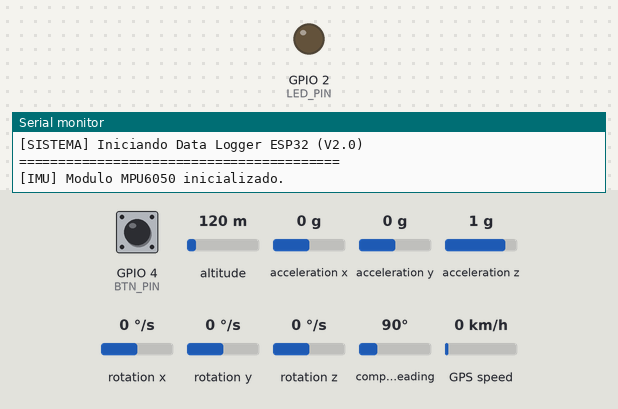
Bench run of a sketch on a simulated ESP32. On the bench: output pins drawn as LEDs (lit = HIGH), the last lines printed to the serial monitor. Wiring (inferred from the names in the program): MPU-6050 motion sensor at I2C address 0x68. Dashed ring = blinking. The test bench sets the inputs (shaded band); at power-on: acceleration z 1 g, GPIO 4 (BTN_PIN) LOW, altitude 120 m, acceleration x 0 g, acceleration y 0 g, rotation x 0 °/s, rotation y 0 °/s, rotation z 0 °/s, compass heading 90°, GPS speed 0 km/h. WiFi joins after 1.5 s; servers stay silent unless stated; the GPS gets a fix after 3 s at 37.7749, -122.4194 with 8 satellites.

Above: at 1.7 s.
1.8 s: acceleration z set to 0 g
At 5.65 s:
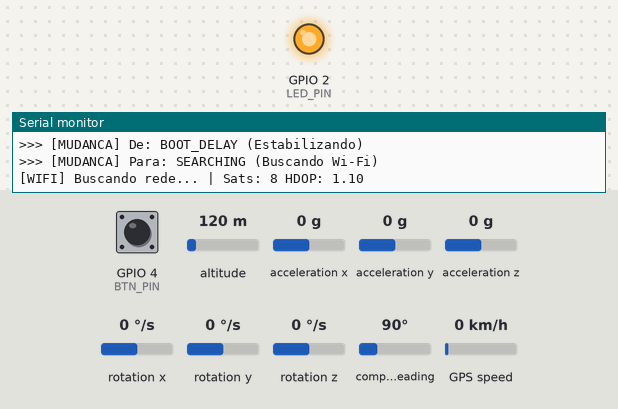
5.9 s: GPIO 4 (BTN_PIN) pulled HIGH for 3.2 s
10.6 s: GPIO 4 (BTN_PIN) driven HIGH
At 12.8 s:
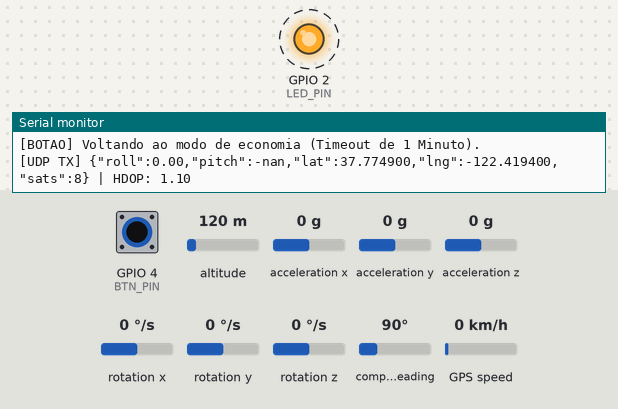
Timing chart, 0 to 20.5 s (numbered marks = the images above; inputs shaded):
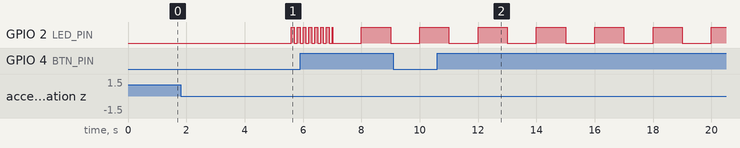

The sketch:

sketch_may14a.ino
```cpp
#include <WiFi.h>
#include <WiFiUdp.h>
#include <Wire.h>
#include <TinyGPS++.h>

// ==========================================
// CONFIGURAÇÕES DE PINOS (ESP32)
// ==========================================
#define GPS_RX_PIN 16
#define BTN_PIN    4
#define LED_PIN    2

// ==========================================
// REDE E SERVIDORES
// ==========================================
const char* ssid = "iotgps";
const char* password = "iot12345";
const char* serverIP = "192.168.137.1";
const int udpPort = 8080;
const int tcpPort = 8081;

WiFiUDP udp;
WiFiClient tcpClient;

// ==========================================
// MÁQUINA DE ESTADOS E CONTROLE
// ==========================================
enum SystemState { BOOT_DELAY, SEARCHING, OFFLINE, SENDING_HISTORY, ONLINE };
SystemState currentState = BOOT_DELAY;
SystemState lastState = BOOT_DELAY;

bool hasEverConnected = false;
bool forceInfiniteSearch = false;

uint32_t bootTimer = 0;
uint32_t searchTimer = 0;
uint32_t offlineSaveTimer = 0;
uint32_t onlineSendTimer = 0;
uint32_t serialPrintTimer = 0;
uint32_t tcpRetryTimer = 0; // Novo timer para re-tentar enviar o histórico

uint32_t btnPressStartTime = 0;
bool btnIsPressed = false;

// ==========================================
// BANCO DE DADOS NA MEMÓRIA RAM (BUFFER CIRCULAR)
// ==========================================
struct OfflineData {
  uint16_t year;
  uint8_t month;
  uint8_t day;
  uint8_t hour;
  uint8_t minute;
  uint8_t second;
  float lat;
  float lng;
  float roll;
  float pitch;
};

const int MAX_RECORDS = 1800; // 1 HORA exata gravando a cada 2s
OfflineData historyBuffer[MAX_RECORDS];
int bufferHead = 0;
int bufferCount = 0;

// ==========================================
// GPS E IMU
// ==========================================
TinyGPSPlus gps;
const int MPU = 0x68;
float accX, accY, accZ, gyroX, gyroY, gyroZ;
uint32_t timerIMU;

class SimpleKalman {
  public:
    float Q_angle = 0.001f, Q_bias = 0.003f, R_measure = 0.03f;
    float angle = 0.0f, bias = 0.0f;
    float P[2][2] = {{0.0f, 0.0f}, {0.0f, 0.0f}};

    float getAngle(float newAngle, float newRate, float dt) {
        float rate = newRate - bias; angle += dt * rate;
        P[0][0] += dt * (dt*P[1][1] - P[0][1] - P[1][0] + Q_angle);
        P[0][1] -= dt * P[1][1]; P[1][0] -= dt * P[1][1]; P[1][1] += Q_bias * dt;
        float S = P[0][0] + R_measure; float K[2] = {P[0][0] / S, P[1][0] / S};
        float y = newAngle - angle; angle += K[0] * y; bias += K[1] * y;
        float P00 = P[0][0], P01 = P[0][1];
        P[0][0] -= K[0] * P00; P[0][1] -= K[0] * P01;
        P[1][0] -= K[1] * P00; P[1][1] -= K[1] * P01;
        return angle;
    }
};
SimpleKalman kalmanRoll, kalmanPitch;
float kalAngleX, kalAngleY;

String getStateName(SystemState s) {
  switch(s) {
    case BOOT_DELAY: return "BOOT_DELAY (Estabilizando)";
    case SEARCHING: return "SEARCHING (Buscando Wi-Fi)";
    case OFFLINE: return "OFFLINE (Gravando na RAM a 2s)";
    case SENDING_HISTORY: return "SENDING_HISTORY (Despejando RAM via TCP)";
    case ONLINE: return "ONLINE (Enviando UDP a 5Hz)";
    default: return "DESCONHECIDO";
  }
}

// ==========================================
// FILTRO INTELIGENTE DE PRECISÃO (HDOP)
// ==========================================
bool isGpsAccurate() {
  if (!gps.location.isValid()) return false;
  if (gps.satellites.value() < 5) return false;
  if (gps.hdop.isValid() && gps.hdop.hdop() > 3.0) return false;
  return true;
}

// ==========================================
// SETUP
// ==========================================
void setup() {
  Serial.begin(115200);
  delay(500);
  Serial.println("\n\n=========================================");
  Serial.println("[SISTEMA] Iniciando Data Logger ESP32 (V2.0)");
  Serial.println("=========================================");

  Serial2.begin(9600, SERIAL_8N1, GPS_RX_PIN, -1);

  pinMode(LED_PIN, OUTPUT);
  digitalWrite(LED_PIN, LOW);
  pinMode(BTN_PIN, INPUT_PULLDOWN);

  Wire.begin();
  Wire.setTimeOut(150);
  Wire.beginTransmission(MPU); Wire.write(0x6B); Wire.write(0); Wire.endTransmission(true);
  Serial.println("[IMU] Modulo MPU6050 inicializado.");

  WiFi.mode(WIFI_STA);
  WiFi.disconnect();

  bootTimer = millis();
  timerIMU = micros();
}

// ==========================================
// LOOP PRINCIPAL
// ==========================================
void loop() {
  readGPS();
  readIMU();
  handleButton();
  updateLED();
  executeStateMachine();

  if (currentState != lastState) {
    Serial.println("\n>>> [MUDANCA] De: " + getStateName(lastState));
    Serial.println(">>> [MUDANCA] Para: " + getStateName(currentState) + "\n");
    lastState = currentState;
  }
}

void readGPS() {
  while (Serial2.available() > 0) {
    gps.encode(Serial2.read());
  }
}

void readIMU() {
  uint32_t dt_us = micros() - timerIMU;
  if (dt_us >= 10000) {
    timerIMU = micros();
    float dt = dt_us / 1000000.0;

    Wire.beginTransmission(MPU); Wire.write(0x3B);
    if(Wire.endTransmission(false) == 0) {
      Wire.requestFrom(MPU, 14, true);
      accX = (Wire.read() << 8 | Wire.read()) / 16384.0; accY = (Wire.read() << 8 | Wire.read()) / 16384.0; accZ = (Wire.read() << 8 | Wire.read()) / 16384.0;
      Wire.read(); Wire.read();
      gyroX = (Wire.read() << 8 | Wire.read()) / 131.0; gyroY = (Wire.read() << 8 | Wire.read()) / 131.0; gyroZ = (Wire.read() << 8 | Wire.read()) / 131.0;

      float roll  = atan2(accY, accZ) * RAD_TO_DEG;
      float pitch = atan(-accX / sqrt(accY * accY + accZ * accZ)) * RAD_TO_DEG;
      kalAngleX = kalmanRoll.getAngle(roll, gyroX, dt);
      kalAngleY = kalmanPitch.getAngle(pitch, gyroY, dt);
    }
  }
}

void handleButton() {
  bool isHigh = (digitalRead(BTN_PIN) == HIGH);
  if (isHigh && !btnIsPressed) {
    btnIsPressed = true;
    btnPressStartTime = millis();
  } else if (!isHigh && btnIsPressed) {
    btnIsPressed = false;
  }

  if (btnIsPressed && (millis() - btnPressStartTime >= 2000)) {
    forceInfiniteSearch = !forceInfiniteSearch;
    btnIsPressed = false;

    if (forceInfiniteSearch) {
      Serial.println("\n[BOTAO] Forcando conexao INFINITA.");
      if (currentState == OFFLINE) {
        currentState = SEARCHING;
        searchTimer = millis();
        WiFi.begin(ssid, password);
      }
    } else {
      Serial.println("\n[BOTAO] Voltando ao modo de economia (Timeout de 1 Minuto).");
    }
  }
}

void executeStateMachine() {
  switch (currentState) {

    case BOOT_DELAY:
      if (millis() - bootTimer >= 5000) {
        currentState = SEARCHING;
        searchTimer = millis();
        WiFi.begin(ssid, password);
      }
      break;

    case SEARCHING:
      if (millis() - serialPrintTimer >= 2000) {
        serialPrintTimer = millis();
        Serial.println("[WIFI] Buscando rede... | Sats: " + String(gps.satellites.value()) + " HDOP: " + String(gps.hdop.isValid() ? gps.hdop.hdop() : 0.0));
      }

      if (WiFi.status() == WL_CONNECTED) {
        hasEverConnected = true;
        Serial.println("\n[WIFI] Conectado! IP: " + WiFi.localIP().toString());
        currentState = (bufferCount > 0) ? SENDING_HISTORY : ONLINE;
      }
      else if (!forceInfiniteSearch && (millis() - searchTimer >= 60000)) {
        Serial.println("\n[WIFI] Timeout de 1 minuto atingido sem exito na conexao.");
        Serial.println("[WIFI] Indo para OFFLINE. Antena desligada para poupar energia.");
        WiFi.disconnect();
        currentState = OFFLINE;
      }
      break;

    case OFFLINE:
      if (millis() - offlineSaveTimer >= 2000) {
        offlineSaveTimer = millis();

        if (isGpsAccurate() && gps.time.isValid()) {
          salvarRAMOffline();
        } else {
          Serial.println("[STANDBY] GPS com sinal ruim ou indoor (Sats: " + String(gps.satellites.value()) + " HDOP: " + String(gps.hdop.isValid() ? gps.hdop.hdop() : 0.0) + ")");
        }
      }

      if (WiFi.status() == WL_CONNECTED) {
        Serial.println("\n[WIFI] Conexao retomada!");
        currentState = (bufferCount > 0) ? SENDING_HISTORY : ONLINE;
      }
      break;

    case SENDING_HISTORY:
      enviarHistoricoTCP();
      break;

    case ONLINE:
      if (WiFi.status() != WL_CONNECTED) {
        Serial.println("\n[WIFI] CONEXAO PERDIDA! Retomando buscas...");
        currentState = SEARCHING;
        searchTimer = millis();
        forceInfiniteSearch = false;
        WiFi.begin(ssid, password);
      } else {

        // NOVA REGRA: Tenta reenviar o histórico a cada 10s caso o servidor Python estivesse fechado
        if (bufferCount > 0 && (millis() - tcpRetryTimer >= 10000)) {
          tcpRetryTimer = millis();
          currentState = SENDING_HISTORY;
        }
        else {
          // Operação normal em tempo real (5Hz)
          if (millis() - onlineSendTimer >= 200) {
            onlineSendTimer = millis();
            enviarUDP();
          }
        }
      }
      break;
  }
}

// ==========================================
// ROTINAS DE ARMAZENAMENTO E ENVIO
// ==========================================
void salvarRAMOffline() {
  int index = bufferHead;
  historyBuffer[index].year = gps.date.year();
  historyBuffer[index].month = gps.date.month();
  historyBuffer[index].day = gps.date.day();
  historyBuffer[index].hour = gps.time.hour();
  historyBuffer[index].minute = gps.time.minute();
  historyBuffer[index].second = gps.time.second();
  historyBuffer[index].lat = (float)gps.location.lat();
  historyBuffer[index].lng = (float)gps.location.lng();
  historyBuffer[index].roll = kalAngleX;
  historyBuffer[index].pitch = kalAngleY;

  bufferHead = (bufferHead + 1) % MAX_RECORDS;
  if (bufferCount < MAX_RECORDS) bufferCount++;

  Serial.println("[RAM GRAVANDO] Historico: " + String(bufferCount) + "/" + String(MAX_RECORDS));
}

void enviarUDP() {
  char payload[150];

  if (isGpsAccurate()) {
    snprintf(payload, sizeof(payload), "{\"roll\":%.2f,\"pitch\":%.2f,\"lat\":%.6f,\"lng\":%.6f,\"sats\":%d}",
             kalAngleX, kalAngleY, gps.location.lat(), gps.location.lng(), gps.satellites.value());
  } else {
    snprintf(payload, sizeof(payload), "{\"roll\":%.2f,\"pitch\":%.2f,\"lat\":0.0,\"lng\":0.0,\"sats\":%d}",
             kalAngleX, kalAngleY, gps.satellites.value());
  }

  udp.beginPacket(serverIP, udpPort);
  udp.print(payload);
  udp.endPacket();

  // ATUALIZADO: Mostra HDOP no console em tempo real
  Serial.print("[UDP TX] ");
  Serial.print(payload);
  Serial.println(" | HDOP: " + String(gps.hdop.isValid() ? gps.hdop.hdop() : 0.0));
}

void enviarHistoricoTCP() {
  Serial.println("\n[TCP] Tentando conectar ao Servidor Base para despejar RAM...");

  if (tcpClient.connect(serverIP, tcpPort)) {
    int startIndex = (bufferHead - bufferCount + MAX_RECORDS) % MAX_RECORDS;
    char dataLine[100];

    for (int i = 0; i < bufferCount; i++) {
      int idx = (startIndex + i) % MAX_RECORDS;

      snprintf(dataLine, sizeof(dataLine), "%04d-%02d-%02dT%02d:%02d:%02dZ,%.6f,%.6f,%.2f,%.2f",
               historyBuffer[idx].year, historyBuffer[idx].month, historyBuffer[idx].day,
               historyBuffer[idx].hour, historyBuffer[idx].minute, historyBuffer[idx].second,
               historyBuffer[idx].lat, historyBuffer[idx].lng,
               historyBuffer[idx].roll, historyBuffer[idx].pitch);

      tcpClient.println(dataLine);

      readGPS();
      yield();
    }

    bufferCount = 0; bufferHead = 0;
    Serial.println("[TCP] Sucesso! Dados sincronizados. Memoria RAM liberada.");
    tcpClient.stop();
  } else {
    // MUDANÇA: Aviso claro de que vai tentar de novo, não perdendo a RAM!
    Serial.println("[TCP ERRO] Servidor inacessivel (Python fechado?). RAM preservada! Tentarei novamente em 10s.");
  }

  currentState = ONLINE;
}

// ==========================================
// UI DE STATUS LED ONBOARD (ESP32)
// ==========================================
void updateLED() {
  uint32_t t = millis();
  bool ledState = LOW;
  switch (currentState) {
    case BOOT_DELAY: ledState = LOW; break;
    case SEARCHING: ledState = (t % 5000 < 4000) ? ((t % 200 < 100) ? HIGH : LOW) : LOW; break;
    case OFFLINE: ledState = (!hasEverConnected) ? ((t % 1000 < 500) ? HIGH : LOW) : ((t % 300 < 150) ? HIGH : LOW); break;
    case SENDING_HISTORY: ledState = HIGH; break;
    case ONLINE: ledState = (t % 2000 < 1000) ? HIGH : LOW; break;
  }
  digitalWrite(LED_PIN, ledState);
}
```

Measured:
- by itself, GPIO 2 (LED_PIN): alternates HIGH for 1.0 s and LOW for 1.0 s
